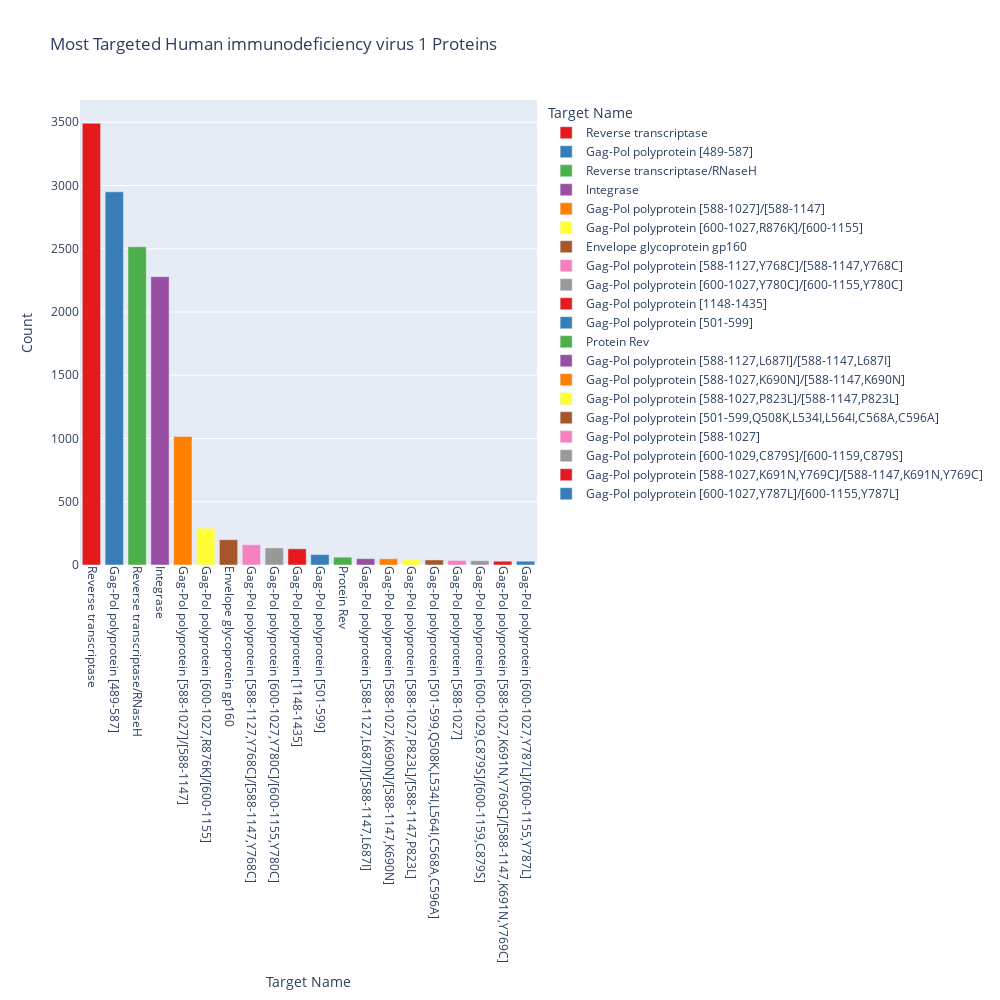

Here is the notebook cell this chart was saved with:
### Markdown cell above
# Focus on target proteins
Having selected the target organism, the Human Immunodeficiency Virus, we want now to study how we actually target it. We first focus on the target proteins in this virus:

### Code cell
evaluation_utils.plot_most_targeted_proteins_plotly(hiv)

### Figure 1 — Plotly figure (JSON) as saved in the notebook; plotly's stock layout.template omitted (floating-point values rounded to 4 significant figures)
{"data": [{"alignmentgroup": "True", "hovertemplate": "Target Name=%{x}<br>Count=%{y}<extra></extra>", "legendgroup": "Reverse transcriptase", "marker": {"color": "rgb(228,26,28)", "pattern": {"shape": ""}}, "name": "Reverse transcriptase", "offsetgroup": "Reverse transcriptase", "orientation": "v", "showlegend": true, "textposition": "auto", "type": "bar", "x": ["Reverse transcriptase"], "xaxis": "x", "y": [3492], "yaxis": "y"}, {"alignmentgroup": "True", "hovertemplate": "Target Name=%{x}<br>Count=%{y}<extra></extra>", "legendgroup": "Gag-Pol polyprotein [489-587]", "marker": {"color": "rgb(55,126,184)", "pattern": {"shape": ""}}, "name": "Gag-Pol polyprotein [489-587]", "offsetgroup": "Gag-Pol polyprotein [489-587]", "orientation": "v", "showlegend": true, "textposition": "auto", "type": "bar", "x": ["Gag-Pol polyprotein [489-587]"], "xaxis": "x", "y": [2950], "yaxis": "y"}, {"alignmentgroup": "True", "hovertemplate": "Target Name=%{x}<br>Count=%{y}<extra></extra>", "legendgroup": "Reverse transcriptase/RNaseH", "marker": {"color": "rgb(77,175,74)", "pattern": {"shape": ""}}, "name": "Reverse transcriptase/RNaseH", "offsetgroup": "Reverse transcriptase/RNaseH", "orientation": "v", "showlegend": true, "textposition": "auto", "type": "bar", "x": ["Reverse transcriptase/RNaseH"], "xaxis": "x", "y": [2516], "yaxis": "y"}, {"alignmentgroup": "True", "hovertemplate": "Target Name=%{x}<br>Count=%{y}<extra></extra>", "legendgroup": "Integrase", "marker": {"color": "rgb(152,78,163)", "pattern": {"shape": ""}}, "name": "Integrase", "offsetgroup": "Integrase", "orientation": "v", "showlegend": true, "textposition": "auto", "type": "bar", "x": ["Integrase"], "xaxis": "x", "y": [2279], "yaxis": "y"}, {"alignmentgroup": "True", "hovertemplate": "Target Name=%{x}<br>Count=%{y}<extra></extra>", "legendgroup": "Gag-Pol polyprotein [588-1027]/[588-1147]", "marker": {"color": "rgb(255,127,0)", "pattern": {"shape": ""}}, "name": "Gag-Pol polyprotein [588-1027]/[588-1147]", "offsetgroup": "Gag-Pol polyprotein [588-1027]/[588-1147]", "orientation": "v", "showlegend": true, "textposition": "auto", "type": "bar", "x": ["Gag-Pol polyprotein [588-1027]/[588-1147]"], "xaxis": "x", "y": [1016], "yaxis": "y"}, {"alignmentgroup": "True", "hovertemplate": "Target Name=%{x}<br>Count=%{y}<extra></extra>", "legendgroup": "Gag-Pol polyprotein [600-1027,R876K]/[600-1155]", "marker": {"color": "rgb(255,255,51)", "pattern": {"shape": ""}}, "name": "Gag-Pol polyprotein [600-1027,R876K]/[600-1155]", "offsetgroup": "Gag-Pol polyprotein [600-1027,R876K]/[600-1155]", "orientation": "v", "showlegend": true, "textposition": "auto", "type": "bar", "x": ["Gag-Pol polyprotein [600-1027,R876K]/[600-1155]"], "xaxis": "x", "y": [290], "yaxis": "y"}, {"alignmentgroup": "True", "hovertemplate": "Target Name=%{x}<br>Count=%{y}<extra></extra>", "legendgroup": "Envelope glycoprotein gp160", "marker": {"color": "rgb(166,86,40)", "pattern": {"shape": ""}}, "name": "Envelope glycoprotein gp160", "offsetgroup": "Envelope glycoprotein gp160", "orientation": "v", "showlegend": true, "textposition": "auto", "type": "bar", "x": ["Envelope glycoprotein gp160"], "xaxis": "x", "y": [200], "yaxis": "y"}, {"alignmentgroup": "True", "hovertemplate": "Target Name=%{x}<br>Count=%{y}<extra></extra>", "legendgroup": "Gag-Pol polyprotein [588-1127,Y768C]/[588-1147,Y768C]", "marker": {"color": "rgb(247,129,191)", "pattern": {"shape": ""}}, "name": "Gag-Pol polyprotein [588-1127,Y768C]/[588-1147,Y768C]", "offsetgroup": "Gag-Pol polyprotein [588-1127,Y768C]/[588-1147,Y768C]", "orientation": "v", "showlegend": true, "textposition": "auto", "type": "bar", "x": ["Gag-Pol polyprotein [588-1127,Y768C]/[588-1147,Y768C]"], "xaxis": "x", "y": [160], "yaxis": "y"}, {"alignmentgroup": "True", "hovertemplate": "Target Name=%{x}<br>Count=%{y}<extra></extra>", "legendgroup": "Gag-Pol polyprotein [600-1027,Y780C]/[600-1155,Y780C]", "marker": {"color": "rgb(153,153,153)", "pattern": {"shape": ""}}, "name": "Gag-Pol polyprotein [600-1027,Y780C]/[600-1155,Y780C]", "offsetgroup": "Gag-Pol polyprotein [600-1027,Y780C]/[600-1155,Y780C]", "orientation": "v", "showlegend": true, "textposition": "auto", "type": "bar", "x": ["Gag-Pol polyprotein [600-1027,Y780C]/[600-1155,Y780C]"], "xaxis": "x", "y": [135], "yaxis": "y"}, {"alignmentgroup": "True", "hovertemplate": "Target Name=%{x}<br>Count=%{y}<extra></extra>", "legendgroup": "Gag-Pol polyprotein [1148-1435]", "marker": {"color": "rgb(228,26,28)", "pattern": {"shape": ""}}, "name": "Gag-Pol polyprotein [1148-1435]", "offsetgroup": "Gag-Pol polyprotein [1148-1435]", "orientation": "v", "showlegend": true, "textposition": "auto", "type": "bar", "x": ["Gag-Pol polyprotein [1148-1435]"], "xaxis": "x", "y": [128], "yaxis": "y"}, {"alignmentgroup": "True", "hovertemplate": "Target Name=%{x}<br>Count=%{y}<extra></extra>", "legendgroup": "Gag-Pol polyprotein [501-599]", "marker": {"color": "rgb(55,126,184)", "pattern": {"shape": ""}}, "name": "Gag-Pol polyprotein [501-599]", "offsetgroup": "Gag-Pol polyprotein [501-599]", "orientation": "v", "showlegend": true, "textposition": "auto", "type": "bar", "x": ["Gag-Pol polyprotein [501-599]"], "xaxis": "x", "y": [82], "yaxis": "y"}, {"alignmentgroup": "True", "hovertemplate": "Target Name=%{x}<br>Count=%{y}<extra></extra>", "legendgroup": "Protein Rev", "marker": {"color": "rgb(77,175,74)", "pattern": {"shape": ""}}, "name": "Protein Rev", "offsetgroup": "Protein Rev", "orientation": "v", "showlegend": true, "textposition": "auto", "type": "bar", "x": ["Protein Rev"], "xaxis": "x", "y": [62], "yaxis": "y"}, {"alignmentgroup": "True", "hovertemplate": "Target Name=%{x}<br>Count=%{y}<extra></extra>", "legendgroup": "Gag-Pol polyprotein [588-1127,L687I]/[588-1147,L687I]", "marker": {"color": "rgb(152,78,163)", "pattern": {"shape": ""}}, "name": "Gag-Pol polyprotein [588-1127,L687I]/[588-1147,L687I]", "offsetgroup": "Gag-Pol polyprotein [588-1127,L687I]/[588-1147,L687I]", "orientation": "v", "showlegend": true, "textposition": "auto", "type": "bar", "x": ["Gag-Pol polyprotein [588-1127,L687I]/[588-1147,L687I]"], "xaxis": "x", "y": [50], "yaxis": "y"}, {"alignmentgroup": "True", "hovertemplate": "Target Name=%{x}<br>Count=%{y}<extra></extra>", "legendgroup": "Gag-Pol polyprotein [588-1027,K690N]/[588-1147,K690N]", "marker": {"color": "rgb(255,127,0)", "pattern": {"shape": ""}}, "name": "Gag-Pol polyprotein [588-1027,K690N]/[588-1147,K690N]", "offsetgroup": "Gag-Pol polyprotein [588-1027,K690N]/[588-1147,K690N]", "orientation": "v", "showlegend": true, "textposition": "auto", "type": "bar", "x": ["Gag-Pol polyprotein [588-1027,K690N]/[588-1147,K690N]"], "xaxis": "x", "y": [49], "yaxis": "y"}, {"alignmentgroup": "True", "hovertemplate": "Target Name=%{x}<br>Count=%{y}<extra></extra>", "legendgroup": "Gag-Pol polyprotein [588-1027,P823L]/[588-1147,P823L]", "marker": {"color": "rgb(255,255,51)", "pattern": {"shape": ""}}, "name": "Gag-Pol polyprotein [588-1027,P823L]/[588-1147,P823L]", "offsetgroup": "Gag-Pol polyprotein [588-1027,P823L]/[588-1147,P823L]", "orientation": "v", "showlegend": true, "textposition": "auto", "type": "bar", "x": ["Gag-Pol polyprotein [588-1027,P823L]/[588-1147,P823L]"], "xaxis": "x", "y": [41], "yaxis": "y"}, {"alignmentgroup": "True", "hovertemplate": "Target Name=%{x}<br>Count=%{y}<extra></extra>", "legendgroup": "Gag-Pol polyprotein [501-599,Q508K,L534I,L564I,C568A,C596A]", "marker": {"color": "rgb(166,86,40)", "pattern": {"shape": ""}}, "name": "Gag-Pol polyprotein [501-599,Q508K,L534I,L564I,C568A,C596A]", "offsetgroup": "Gag-Pol polyprotein [501-599,Q508K,L534I,L564I,C568A,C596A]", "orientation": "v", "showlegend": true, "textposition": "auto", "type": "bar", "x": ["Gag-Pol polyprotein [501-599,Q508K,L534I,L564I,C568A,C596A]"], "xaxis": "x", "y": [40], "yaxis": "y"}, {"alignmentgroup": "True", "hovertemplate": "Target Name=%{x}<br>Count=%{y}<extra></extra>", "legendgroup": "Gag-Pol polyprotein [588-1027]", "marker": {"color": "rgb(247,129,191)", "pattern": {"shape": ""}}, "name": "Gag-Pol polyprotein [588-1027]", "offsetgroup": "Gag-Pol polyprotein [588-1027]", "orientation": "v", "showlegend": true, "textposition": "auto", "type": "bar", "x": ["Gag-Pol polyprotein [588-1027]"], "xaxis": "x", "y": [36], "yaxis": "y"}, {"alignmentgroup": "True", "hovertemplate": "Target Name=%{x}<br>Count=%{y}<extra></extra>", "legendgroup": "Gag-Pol polyprotein [600-1029,C879S]/[600-1159,C879S]", "marker": {"color": "rgb(153,153,153)", "pattern": {"shape": ""}}, "name": "Gag-Pol polyprotein [600-1029,C879S]/[600-1159,C879S]", "offsetgroup": "Gag-Pol polyprotein [600-1029,C879S]/[600-1159,C879S]", "orientation": "v", "showlegend": true, "textposition": "auto", "type": "bar", "x": ["Gag-Pol polyprotein [600-1029,C879S]/[600-1159,C879S]"], "xaxis": "x", "y": [34], "yaxis": "y"}, {"alignmentgroup": "True", "hovertemplate": "Target Name=%{x}<br>Count=%{y}<extra></extra>", "legendgroup": "Gag-Pol polyprotein [588-1027,K691N,Y769C]/[588-1147,K691N,Y769C]", "marker": {"color": "rgb(228,26,28)", "pattern": {"shape": ""}}, "name": "Gag-Pol polyprotein [588-1027,K691N,Y769C]/[588-1147,K691N,Y769C]", "offsetgroup": "Gag-Pol polyprotein [588-1027,K691N,Y769C]/[588-1147,K691N,Y769C]", "orientation": "v", "showlegend": true, "textposition": "auto", "type": "bar", "x": ["Gag-Pol polyprotein [588-1027,K691N,Y769C]/[588-1147,K691N,Y769C]"], "xaxis": "x", "y": [30], "yaxis": "y"}, {"alignmentgroup": "True", "hovertemplate": "Target Name=%{x}<br>Count=%{y}<extra></extra>", "legendgroup": "Gag-Pol polyprotein [600-1027,Y787L]/[600-1155,Y787L]", "marker": {"color": "rgb(55,126,184)", "pattern": {"shape": ""}}, "name": "Gag-Pol polyprotein [600-1027,Y787L]/[600-1155,Y787L]", "offsetgroup": "Gag-Pol polyprotein [600-1027,Y787L]/[600-1155,Y787L]", "orientation": "v", "showlegend": true, "textposition": "auto", "type": "bar", "x": ["Gag-Pol polyprotein [600-1027,Y787L]/[600-1155,Y787L]"], "xaxis": "x", "y": [30], "yaxis": "y"}], "layout": {"barmode": "relative", "height": 1000, "legend": {"title": {"text": "Target Name"}, "tracegroupgap": 0}, "title": {"text": "Most Targeted Human immunodeficiency virus 1 Proteins"}, "width": 1000, "xaxis": {"anchor": "y", "categoryarray": ["Reverse transcriptase", "Gag-Pol polyprotein [489-587]", "Reverse transcriptase/RNaseH", "Integrase", "Gag-Pol polyprotein [588-1027]/[588-1147]", "Gag-Pol polyprotein [600-1027,R876K]/[600-1155]", "Envelope glycoprotein gp160", "Gag-Pol polyprotein [588-1127,Y768C]/[588-1147,Y768C]", "Gag-Pol polyprotein [600-1027,Y780C]/[600-1155,Y780C]", "Gag-Pol polyprotein [1148-1435]", "Gag-Pol polyprotein [501-599]", "Protein Rev", "Gag-Pol polyprotein [588-1127,L687I]/[588-1147,L687I]", "Gag-Pol polyprotein [588-1027,K690N]/[588-1147,K690N]", "Gag-Pol polyprotein [588-1027,P823L]/[588-1147,P823L]", "Gag-Pol polyprotein [501-599,Q508K,L534I,L564I,C568A,C596A]", "Gag-Pol polyprotein [588-1027]", "Gag-Pol polyprotein [600-1029,C879S]/[600-1159,C879S]", "Gag-Pol polyprotein [588-1027,K691N,Y769C]/[588-1147,K691N,Y769C]", "Gag-Pol polyprotein [600-1027,Y787L]/[600-1155,Y787L]"], "categoryorder": "array", "domain": [0, 1], "tickangle": 90, "title": {"text": "Target Name"}}, "yaxis": {"anchor": "x", "domain": [0, 1], "title": {"text": "Count"}}}}
